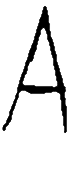
#> input picture AutomatedHandwriting/HorizontalCrop1.png, 70 x 170 px, found by its file name
$ python Te3st.py
#> lines starting #> are read from the running program, lines starting #| are printed output that depends on the picture
import os

import pytesseract

pytesseract.pytesseract.tesseract_cmd = r'C:\Program Files\Tesseract-OCR\tesseract'
import numpy as np
from PIL import Image, ImageFilter

rgba_Character = Image.open("C:/Users/wwwku/source/repos/AutomatedHandwriting/HorizontalCrop1.png")
#> rgba_Character is the input picture: PIL image 70x170 RGBA; mean R, G, B, A 224.7, 224.7, 224.7, 251.4
rgb_Character=rgba_Character.convert("RGB")
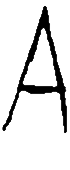
#> rgb_Character: PIL image 70x170 RGB; min 0, max 255, mean 224.7
CharacterImage = np.array(rgb_Character)
#> (the run stopped early here; a loop or call above may not have finished)

$ run again, with AutomatedHandwriting/HorizontalCrop2.png copied over AutomatedHandwriting/HorizontalCrop1.png
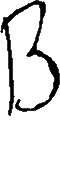
#> input picture AutomatedHandwriting/HorizontalCrop2.png, 60 x 170 px, found by its file name
#> rgba_Character is the input picture: PIL image 60x170 RGBA; mean R, G, B, A 220.1, 220.1, 220.1, 34.9
#> `rgb_Character=rgba_Character.convert("RGB")`:
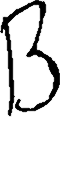
#> rgb_Character: PIL image 60x170 RGB; min 0, max 255, mean 220.1
